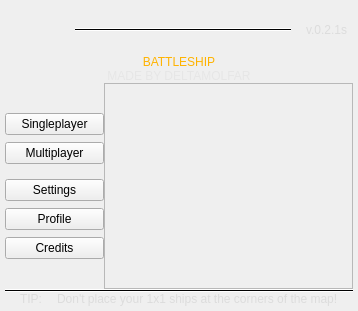
      <widget class="QWidget" name="page_MainMenu">
       <property name="styleSheet">
        <string notr="true"/>
       </property>
       <layout class="QVBoxLayout" name="verticalLayout_5" stretch="0,0,1,0">
        <property name="spacing">
         <number>0</number>
        </property>
        <property name="leftMargin">
         <number>5</number>
        </property>
        <property name="topMargin">
         <number>5</number>
        </property>
        <property name="rightMargin">
         <number>5</number>
        </property>
        <property name="bottomMargin">
         <number>5</number>
        </property>
        <item>
         <layout class="QHBoxLayout" name="horizontalLayout">
          <property name="spacing">
           <number>15</number>
          </property>
          <property name="leftMargin">
           <number>5</number>
          </property>
          <property name="rightMargin">
           <number>5</number>
          </property>
          <item>
           <widget class="QPushButton" name="pushButton_menuLanguage">
            <property name="sizePolicy">
             <sizepolicy hsizetype="Expanding" vsizetype="Expanding">
              <horstretch>1</horstretch>
              <verstretch>1</verstretch>
             </sizepolicy>
            </property>
            <property name="minimumSize">
             <size>
              <width>50</width>
              <height>50</height>
             </size>
            </property>
            <property name="maximumSize">
             <size>
              <width>50</width>
              <height>50</height>
             </size>
            </property>
            <property name="sizeIncrement">
             <size>
              <width>1</width>
              <height>1</height>
             </size>
            </property>
            <property name="cursor">
             <cursorShape>PointingHandCursor</cursorShape>
            </property>
            <property name="styleSheet">
             <string notr="true">QPushButton {
	image: url(:/new/prefix1/res/united-kingdom.png);
	background-color: rgba(255, 255, 255, 0);
	border-color: rgba(255, 255, 255, 0);
    border: 0px solid #0066CC;
    border-radius: 10px;
    color: white;
    font-size: 16px;
    padding: 0px !important;
    font-family: Consolas, Segoe UI, Arial;
	font: 700 16pt;
}

QPushButton:hover {
    background-color: #0066CC;
    border-color: #1E90FF;
}

QPushButton:pressed {
    background-color: #003399;
    border-color: #1E90FF;
}
</string>
            </property>
            <property name="text">
             <string/>
            </property>
           </widget>
          </item>
          <item>
           <widget class="Line" name="line">
            <property name="autoFillBackground">
             <bool>false</bool>
            </property>
            <property name="styleSheet">
             <string notr="true">background-color: rgb(255, 255, 255);</string>
            </property>
            <property name="frameShadow">
             <enum>QFrame::Plain</enum>
            </property>
            <property name="lineWidth">
             <number>0</number>
            </property>
            <property name="midLineWidth">
             <number>0</number>
            </property>
            <property name="orientation">
             <enum>Qt::Horizontal</enum>
            </property>
           </widget>
          </item>
          <item>
           <widget class="QLabel" name="label_2">
            <property name="sizePolicy">
             <sizepolicy hsizetype="Fixed" vsizetype="Fixed">
              <horstretch>0</horstretch>
              <verstretch>1</verstretch>
             </sizepolicy>
            </property>
            <property name="cursor">
             <cursorShape>PointingHandCursor</cursorShape>
            </property>
            <property name="styleSheet">
             <string notr="true">color: rgb(220, 220, 220);</string>
            </property>
            <property name="text">
             <string>v.0.2.1s</string>
            </property>
           </widget>
          </item>
         </layout>
        </item>
        <item>
         <layout class="QVBoxLayout" name="verticalLayout">
          <property name="spacing">
           <number>0</number>
          </property>
          <item>
           <widget class="QLabel" name="label_menuName">
            <property name="sizePolicy">
             <sizepolicy hsizetype="Preferred" vsizetype="Expanding">
              <horstretch>0</horstretch>
              <verstretch>0</verstretch>
             </sizepolicy>
            </property>
            <property name="styleSheet">
             <string notr="true">font: 900 36pt &quot;Arial&quot;;
color: rgb(255, 179, 0);
border-color: rgb(0, 0, 0);</string>
            </property>
            <property name="frameShape">
             <enum>QFrame::NoFrame</enum>
            </property>
            <property name="lineWidth">
             <number>0</number>
            </property>
            <property name="text">
             <string>BATTLESHIP</string>
            </property>
            <property name="alignment">
             <set>Qt::AlignCenter</set>
            </property>
            <property name="wordWrap">
             <bool>false</bool>
            </property>
           </widget>
          </item>
          <item>
           <widget class="QLabel" name="label">
            <property name="sizePolicy">
             <sizepolicy hsizetype="Preferred" vsizetype="Expanding">
              <horstretch>0</horstretch>
              <verstretch>0</verstretch>
             </sizepolicy>
            </property>
            <property name="styleSheet">
             <string notr="true">font: 600 italic 9pt &quot;Sitka Display Semibold&quot;;
color: rgb(230, 230, 230);</string>
            </property>
            <property name="lineWidth">
             <number>0</number>
            </property>
            <property name="text">
             <string>MADE BY DELTAMOLFAR</string>
            </property>
            <property name="alignment">
             <set>Qt::AlignCenter</set>
            </property>
           </widget>
          </item>
         </layout>
        </item>
        <item>
         <layout class="QHBoxLayout" name="horizontalLayout_2" stretch="2,5">
          <item>
           <layout class="QVBoxLayout" name="verticalLayout_3" stretch="2,0,0,0,1,0,0,0,0,0,2">
            <item>
             <spacer name="verticalSpacer_5">
              <property name="orientation">
               <enum>Qt::Vertical</enum>
              </property>
              <property name="sizeHint" stdset="0">
               <size>
                <width>20</width>
                <height>5</height>
               </size>
              </property>
             </spacer>
            </item>
            <item>
             <widget class="QPushButton" name="pushButton_menuSingleplayer">
              <property name="sizePolicy">
               <sizepolicy hsizetype="Expanding" vsizetype="Fixed">
                <horstretch>1</horstretch>
                <verstretch>0</verstretch>
               </sizepolicy>
              </property>
              <property name="styleSheet">
               <string notr="true"/>
              </property>
              <property name="text">
               <string>Singleplayer</string>
              </property>
             </widget>
            </item>
            <item>
             <spacer name="verticalSpacer">
              <property name="orientation">
               <enum>Qt::Vertical</enum>
              </property>
              <property name="sizeHint" stdset="0">
               <size>
                <width>20</width>
                <height>7</height>
               </size>
              </property>
             </spacer>
            </item>
            <item>
             <widget class="QPushButton" name="pushButton_menuMultiplayer">
              <property name="sizePolicy">
               <sizepolicy hsizetype="Expanding" vsizetype="Fixed">
                <horstretch>1</horstretch>
                <verstretch>0</verstretch>
               </sizepolicy>
              </property>
              <property name="styleSheet">
               <string notr="true"/>
              </property>
              <property name="text">
               <string>Multiplayer</string>
              </property>
             </widget>
            </item>
            <item>
             <spacer name="verticalSpacer_2">
              <property name="orientation">
               <enum>Qt::Vertical</enum>
              </property>
              <property name="sizeHint" stdset="0">
               <size>
                <width>20</width>
                <height>20</height>
               </size>
              </property>
             </spacer>
            </item>
            <item>
             <widget class="QPushButton" name="pushButton_menuSettings">
              <property name="sizePolicy">
               <sizepolicy hsizetype="Expanding" vsizetype="Fixed">
                <horstretch>1</horstretch>
                <verstretch>0</verstretch>
               </sizepolicy>
              </property>
              <property name="styleSheet">
               <string notr="true"/>
              </property>
              <property name="text">
               <string>Settings</string>
              </property>
             </widget>
            </item>
            <item>
             <spacer name="verticalSpacer_3">
              <property name="orientation">
               <enum>Qt::Vertical</enum>
              </property>
              <property name="sizeHint" stdset="0">
               <size>
                <width>20</width>
                <height>7</height>
               </size>
              </property>
             </spacer>
            </item>
            <item>
             <widget class="QPushButton" name="pushButton_menuProfile">
              <property name="sizePolicy">
               <sizepolicy hsizetype="Expanding" vsizetype="Fixed">
                <horstretch>1</horstretch>
                <verstretch>0</verstretch>
               </sizepolicy>
              </property>
              <property name="styleSheet">
               <string notr="true"/>
              </property>
              <property name="text">
               <string>Profile</string>
              </property>
             </widget>
            </item>
            <item>
             <spacer name="verticalSpacer_4">
              <property name="orientation">
               <enum>Qt::Vertical</enum>
              </property>
              <property name="sizeHint" stdset="0">
               <size>
                <width>20</width>
                <height>7</height>
               </size>
              </property>
             </spacer>
            </item>
            <item>
             <widget class="QPushButton" name="pushButton_menuCredits">
              <property name="sizePolicy">
               <sizepolicy hsizetype="Expanding" vsizetype="Fixed">
                <horstretch>1</horstretch>
                <verstretch>0</verstretch>
               </sizepolicy>
              </property>
              <property name="styleSheet">
               <string notr="true"/>
              </property>
              <property name="text">
               <string>Credits</string>
              </property>
             </widget>
            </item>
            <item>
             <spacer name="verticalSpacer_6">
              <property name="orientation">
               <enum>Qt::Vertical</enum>
              </property>
              <property name="sizeHint" stdset="0">
               <size>
                <width>20</width>
                <height>50</height>
               </size>
              </property>
             </spacer>
            </item>
           </layout>
          </item>
          <item>
           <widget class="QFrame" name="frame">
            <property name="sizePolicy">
             <sizepolicy hsizetype="Expanding" vsizetype="Expanding">
              <horstretch>1</horstretch>
              <verstretch>0</verstretch>
             </sizepolicy>
            </property>
            <property name="styleSheet">
             <string notr="true"/>
            </property>
            <property name="frameShape">
             <enum>QFrame::StyledPanel</enum>
            </property>
            <property name="frameShadow">
             <enum>QFrame::Raised</enum>
            </property>
            <layout class="QVBoxLayout" name="verticalLayout_24">
             <item>
              <widget class="QLabel" name="label_MainMenuMovie">
               <property name="styleSheet">
                <string notr="true">image: url(:/new/prefix1/res/pngwing.com (1).png);</string>
               </property>
               <property name="text">
                <string/>
               </property>
               <property name="alignment">
                <set>Qt::AlignCenter</set>
               </property>
              </widget>
             </item>
            </layout>
           </widget>
          </item>
         </layout>
        </item>
        <item>
         <layout class="QVBoxLayout" name="verticalLayout_4">
          <item>
           <widget class="Line" name="line_2">
            <property name="autoFillBackground">
             <bool>false</bool>
            </property>
            <property name="styleSheet">
             <string notr="true">background-color: rgb(255, 255, 255);</string>
            </property>
            <property name="frameShadow">
             <enum>QFrame::Plain</enum>
            </property>
            <property name="lineWidth">
             <number>0</number>
            </property>
            <property name="midLineWidth">
             <number>0</number>
            </property>
            <property name="orientation">
             <enum>Qt::Horizontal</enum>
            </property>
           </widget>
          </item>
          <item>
           <layout class="QHBoxLayout" name="horizontalLayout_3">
            <property name="spacing">
             <number>15</number>
            </property>
            <property name="leftMargin">
             <number>15</number>
            </property>
            <property name="rightMargin">
             <number>15</number>
            </property>
            <item>
             <widget class="QLabel" name="label_3">
              <property name="sizePolicy">
               <sizepolicy hsizetype="Fixed" vsizetype="Preferred">
                <horstretch>0</horstretch>
                <verstretch>0</verstretch>
               </sizepolicy>
              </property>
              <property name="styleSheet">
               <string notr="true">color: rgb(220, 220, 220);
font: 900 12pt &quot;Segoe UI&quot;;</string>
              </property>
              <property name="text">
               <string>TIP:</string>
              </property>
              <property name="alignment">
               <set>Qt::AlignCenter</set>
              </property>
             </widget>
            </item>
            <item>
             <widget class="QLabel" name="label_4">
              <property name="styleSheet">
               <string notr="true">color: rgb(220, 220, 220);</string>
              </property>
              <property name="text">
               <string>Don't place your 1x1 ships at the corners of the map!</string>
              </property>
             </widget>
            </item>
           </layout>
          </item>
         </layout>
        </item>
       </layout>
      </widget>
